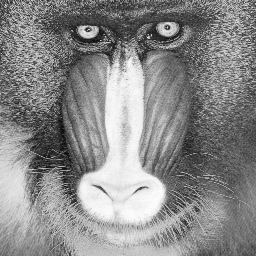
#> input picture baboon.bmp, 256 x 256 px
$ python main.py
#> lines starting #> are read from the running program, lines starting #| are printed output that depends on the picture
#> the answer given: baboon.bmp
### user_input.py
#!/usr/bin/env python3
# -*- coding: utf-8 -*-
"""
Created on Mon Apr 13 22:50:56 2020

@author: etshawy
"""

def input_block_size(message):
#> called with message = 'please enter the block size: '
  while True:
    try:
       userInput = int(input(message))
    except ValueError:
       print("Not an integer! Try again.")
       continue
    else:
       return userInput
       break
#> this loop made 1 pass; the answer given on pass 1: 100

def input_data_type(message):
  while True:
    i = input(message)
    if i == '1' or i.lower() == 'float16':
        return 'f2'
        break
    elif i == '2' or i.lower() == 'float32':
        return 'f4'
        break
    elif i == '3' or i.lower() == 'float64':
        return 'f8'
        break
    elif i == '4' or i.lower() == 'float128':
        return 'f16'
        break
    else:
        print('please enter a valid data type')
#> further down, img is the input picture: shape (256, 256); min 4, max 254, mean 137.3

### arith_encode.py
#!/usr/bin/env python3
# -*- coding: utf-8 -*-
"""
Created on Mon Apr 13 21:03:05 2020

@author: etshawy
"""
import cv2
import numpy as np
from fractions import Fraction


def encode(img, block_size, data_type):

#> called with block_size = 100, data_type = 'f2'
    print('encoding...')

    # read and flatten the image
    flattened = img.flatten()

    # make 1d np array for the probabilities
    f10 = np.zeros(256)
    if data_type != 'f16':
        probabilities = np.array([Fraction(d) for d in f10])
    else:
        probabilities = np.zeros(256, dtype='f16')

    # calculate probabilites
    for pixel in flattened:
        probabilities[pixel] += 1
#> this loop made 65536 passes
#> pixel on passes 1 to 3: 120, 54, 116
    probabilities /= len(flattened)

    pp = np.array(probabilities, copy=True)

    # lower_bound is c, upper_bound is d, they hold cumulative probabilites
    c = []
    d = []
    c.append(0)

    # eliminate zero probabilities and calculate upper and lower bounds
    prob_keys = []
    for i in range(256):
        if probabilities[i] != 0:
            prob_keys.append(i)
            d.append(c[-1] + probabilities[i])
            c.append(d[-1])
#> after the loop, c = 127 items; d = 126 items; prob_keys = 126 values from 4 to 254
    c.pop()

    # padding flattened data and dividing the flattened photo into blocks
    while len(flattened) % block_size != 0:
        flattened = np.append(flattened, 0)
#> this loop made 64 passes
    blocks = np.reshape(
        flattened, (int(len(flattened)/block_size), block_size))
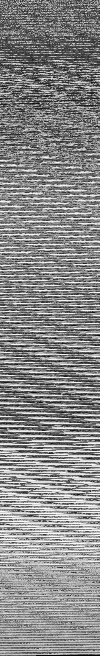
#> blocks: shape (656, 100) int64; min 0, max 254, mean 137.1

    codes = np.zeros(len(blocks), dtype=data_type)
#> codes = 656 values from 0 to 0

    # calculate the code for every block
    for i in range(len(blocks)):
        lower_bound = 0
        upper_bound = 1
        for symbol in blocks[i]:
            if not symbol in prob_keys:
                continue
            current_symbol_index = prob_keys.index(symbol)
            current_range = upper_bound - lower_bound
            upper_bound = lower_bound + \
                (current_range * d[current_symbol_index])
            lower_bound = lower_bound + \
                (current_range * c[current_symbol_index])
        codes[i] = (lower_bound + upper_bound) / 2
#> after the loop, codes = 656 values, max 1 at index 488, min 0.000581 at index 99, mean 0.5

    # save the binary data for the codes
    np.save('image.npy', codes)

    # return the probabilites to be used by the decoder
    return pp

### arith_decode.py
#!/usr/bin/env python3
# -*- coding: utf-8 -*-
"""
Created on Mon Apr 13 23:02:39 2020

@author: etshawy
"""
import bisect
import numpy as np
import cv2
from math import ceil


def decode(height, width, block_size, probabilities):

#> called with height = 256, width = 256, block_size = 100, probabilities = array of shape (256,)
    print('decoding...')

    # load binary data
    codes = np.load('image.npy')

    decoded_blocks = np.zeros((ceil(height * width / block_size), block_size))

    # lower_bound is c, upper_bound is d, they hold cumulative probabilites
    c = []
    d = []
    c.append(0)

    # eliminate zero probabilities and calculate upper and lower bounds
    prob_keys = []
    for i in range(256):
        if probabilities[i] != 0:
            prob_keys.append(i)
            d.append(c[-1] + probabilities[i])
            c.append(d[-1])
#> after the loop, c = 127 items; d = 126 items; prob_keys = 126 values from 4 to 254
    c.pop()

    # decode the code that represent each block data
    for i in range(len(codes)):
        for j in range(block_size):
            upper_bound_index = bisect.bisect_left(d, codes[i])
            upper_bound = d[upper_bound_index]
            lower_bound = c[upper_bound_index]
            decoded_blocks[i, j] = (prob_keys[upper_bound_index])
            current_range = upper_bound - lower_bound
            codes[i] = (codes[i] - float(lower_bound)) / float(current_range)
            if codes[i] > 1:
                codes[i] = 1
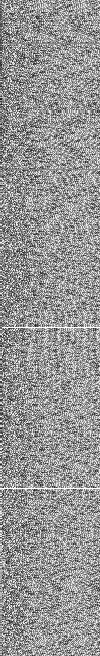
#> decoded_blocks: shape (656, 100) float64; min 18, max 254, mean 149.3
#> after the loop, codes = 656 values, max 1 at index 327, min 0.0147 at index 54, mean 0.561

    # flatten the decoded blocks to remove any padding done at the last block
    flattened = decoded_blocks.flatten()
    to_remove = len(flattened) % (height * width)
#> to_remove = 64
    if to_remove:
        flattened = flattened[:-to_remove]

    # turn the flat decoded blocks into an image providing its width and height
    decoded_img = np.reshape(flattened, (height, width))
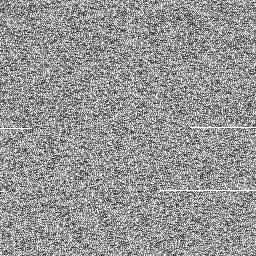
#> decoded_img: shape (256, 256) float64; min 18, max 254, mean 149.3
    decoded_img = decoded_img.astype(np.uint8)

    print('photo decoded successfully press any key on the open photo window to terminate the program')
    # show the decoded image and store it as output.png
    cv2.imshow('Gray image', decoded_img)
    cv2.imwrite('output.png', decoded_img)
    cv2.waitKey(0)
    cv2.destroyAllWindows()

### main.py
#!/usr/bin/env python3
# -*- coding: utf-8 -*-
"""
Created on Sun Apr 12 04:08:19 2020
@author: etshawy
"""

import user_input
import arith_encode
import arith_decode
import cv2
import bisect
import numpy as np
from fractions import Fraction

path = input('please enter the absolute path to the image: ')
block_size = user_input.input_block_size('please enter the block size: ')
data_type = user_input.input_data_type("""please choose one of the following types
    1-float16
    2-float32
    3-float64
    4-float128
    """)

img = cv2.imread(path, cv2.IMREAD_GRAYSCALE)
height, width = img.shape

probabilities = arith_encode.encode(img, block_size, data_type)
arith_decode.decode(height, width, block_size, probabilities)
